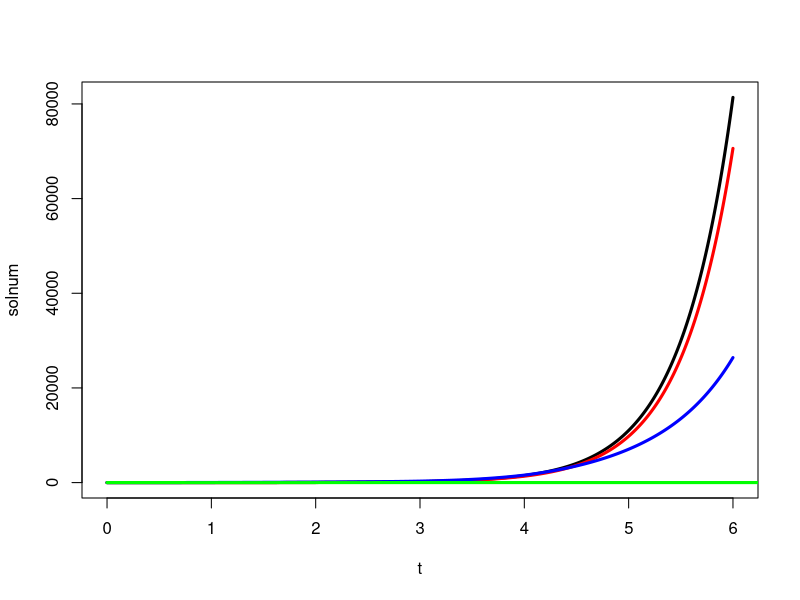

Here is the R script that generated this plot:
rm(list=ls())

# solucion analitica

n = 500
t = seq(0,6, length.out = n)

solnum = exp(-2*t) + exp(2*t)/2 - 1/2

plot(t, solnum, type='l', lwd=3)

# solucion numerica

x1 = c(-1,1)
xx = matrix(rep(0, 2*n), nrow=2)
del1 = t[2] - t[1]
A = matrix(c(0,1,4,0), ncol=2)

for (i in 2:n){
  x2 = x1 + del1 * (A %*% x1 + c(2,0))
  x1 = x2
  xx[,i] = x1
}

points(t, xx[2,], type='l', lwd=3, col='red')

# Solucion de la ecuacion con retardo
#RET1

Integral <- function(x1=0, xx1=0, del1=0){
  A = matrix(c(0,1,4,0), ncol=2)
  ss = dim(xx1)
  n = ss[2]
  x1 = c(x1[1], xx1[2,n])
  xx = matrix(rep(0, 2*n), nrow=2)
  xx[,1] = x1
  
  xn = x1
  for (i in 2:n){
    x2 = x1 + del1 * (A %*% xn + c(2,0))
    x1 = x2
    xx[,i] = x2
    xn = c(x2[1], xx1[2,i-1])
  }
  ret = xx
}

tao = 2
n = 500
t = seq(0,2, length.out = n)

xr = matrix(rep(c(-1,1),n), ncol=n)

x1 = xr[,n]

tt = c()
xx = c()

for (i in 1:3){
   xr = Integral(x1, xr, del1)
   tt = c(tt, t)
   print(xr[2,1:5])
   xx = c(xx, xr[2,])
   x1 = xr[,n]
   t = t+2
}

points(tt, xx, type='l', lwd=3, col='blue')

  
# Solucion de la ecuacion con retardo
#RET1

Integral2 <- function(x1=0, xx1=0, del1=0){
  A = matrix(c(0,1,4,0), ncol=2)
  ss = dim(xx1)
  n = ss[2]
  x1 = c(xx1[1,n], x1[2])
  xx = matrix(rep(0, 2*n), nrow=2)
  xx[,1] = x1
  
  xn = x1   
  for (i in 2:n){
    x2 = x1 + del1 * (A %*% xn + c(2,0))
    x1 = x2
    xx[,i] = x2
    xn = c(xx1[1,i-1], x2[2])
  }
  ret = xx
}
 
tao = 1
n = 500
t = seq(0,1, length.out = n)
del1 = t[2]-t[1]
xr = matrix(rep(c(-1,1),n), ncol=n)

x1 = xr[,n]
  
tt = c()
xx = c()   
  
for (i in 1:6){
   xr = Integral2(x1, xr, del1)
   tt = c(tt, t)
   xx = c(xx, xr[2,])
   x1 = xr[,n]
   t = t+2 
}
    
points(tt, xx, type='l', lwd=3, col='green')
 
